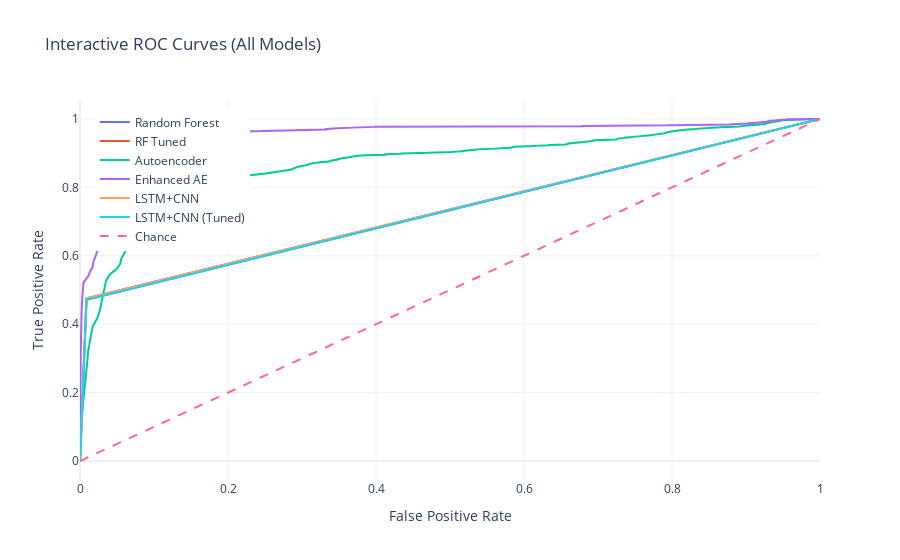

Notebook cell for this chart:
### Code cell
import plotly.graph_objs as go
from sklearn.metrics import roc_curve

# Compute ROC curves
fpr_rf, tpr_rf, _ = roc_curve(y_test_rf, y_pred_basic)
fpr_rf_tuned, tpr_rf_tuned, _ = roc_curve(y_test_rf, y_pred_tuned)
fpr_ae, tpr_ae, _ = roc_curve(y_test_ae, mse)
fpr_ae_tuned, tpr_ae_tuned, _ = roc_curve(y_test_ae, mse_tune)
fpr_lstm, tpr_lstm, _ = roc_curve(y_test_lstm, y_pred_lstm_basic)
fpr_lstm_tuned, tpr_lstm_tuned, _ = roc_curve(y_test_lstm, y_pred_lstm_tuned)

# Create interactive plot
fig = go.Figure()

fig.add_trace(go.Scatter(x=fpr_rf, y=tpr_rf, mode='lines', name='Random Forest'))
fig.add_trace(go.Scatter(x=fpr_rf_tuned, y=tpr_rf_tuned, mode='lines', name='RF Tuned'))
fig.add_trace(go.Scatter(x=fpr_ae, y=tpr_ae, mode='lines', name='Autoencoder'))
fig.add_trace(go.Scatter(x=fpr_ae_tuned, y=tpr_ae_tuned, mode='lines', name='Enhanced AE'))
fig.add_trace(go.Scatter(x=fpr_lstm, y=tpr_lstm, mode='lines', name='LSTM+CNN'))
fig.add_trace(go.Scatter(x=fpr_lstm_tuned, y=tpr_lstm_tuned, mode='lines', name='LSTM+CNN (Tuned)'))

# Add chance diagonal
fig.add_trace(go.Scatter(x=[0, 1], y=[0, 1], mode='lines',
                         line=dict(dash='dash'), name='Chance'))

# Update layout
fig.update_layout(title='Interactive ROC Curves (All Models)',
                  xaxis_title='False Positive Rate',
                  yaxis_title='True Positive Rate',
                  template='plotly_white',
                  legend=dict(x=0.02, y=0.98))

fig.show()

### Figure 1 — Plotly figure (JSON) as saved in the notebook; plotly's stock layout.template omitted (floating-point values rounded to 4 significant figures; data arrays with more than 128 entries replaced by an {"elided": "..."} marker saying what was removed)
{"data": [{"mode": "lines", "name": "Random Forest", "type": "scatter", "x": [0.0, 0.008821, 1.0], "y": [0.0, 0.4761, 1.0]}, {"mode": "lines", "name": "RF Tuned", "type": "scatter", "x": [0.0, 0.00873, 1.0], "y": [0.0, 0.4716, 1.0]}, {"mode": "lines", "name": "Autoencoder", "type": "scatter", "x": {"elided": "37972 float values"}, "y": {"elided": "37972 float values"}}, {"mode": "lines", "name": "Enhanced AE", "type": "scatter", "x": {"elided": "37596 float values"}, "y": {"elided": "37596 float values"}}, {"mode": "lines", "name": "LSTM+CNN", "type": "scatter", "x": [0.0, 0.008821, 1.0], "y": [0.0, 0.4761, 1.0]}, {"mode": "lines", "name": "LSTM+CNN (Tuned)", "type": "scatter", "x": [0.0, 0.00873, 1.0], "y": [0.0, 0.4716, 1.0]}, {"line": {"dash": "dash"}, "mode": "lines", "name": "Chance", "type": "scatter", "x": [0, 1], "y": [0, 1]}], "layout": {"legend": {"x": 0.02, "y": 0.98}, "title": {"text": "Interactive ROC Curves (All Models)"}, "xaxis": {"title": {"text": "False Positive Rate"}}, "yaxis": {"title": {"text": "True Positive Rate"}}}}
